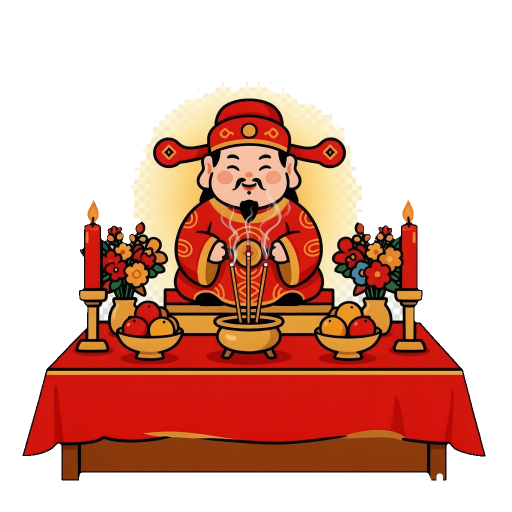
#> input picture assets/images/caishen_shrine.png, 1024 x 1024 px, found by its file name (shown at 1/2 size)
$ python diag_assets.py
#> lines starting #> are read from the running program, lines starting #| are printed output that depends on the picture
#!/usr/bin/env python3
"""诊断去水印区域：量化原始图 vs 当前图的右下角水印区颜色分布。

判断盲填色是否安全的核心指标：
- 原始图水印区 std 低（<~15/通道）→ 平坦背景，填色安全自然
- 原始图水印区 std 高（>~30）→ 有真实纹理/细节，盲填会留下纯色矩形露馅
- 当前图水印区 std≈0 → 确认是纯色平填（即存在露馅风险）
"""
from pathlib import Path
from PIL import Image

repo = Path("/home/dillon/Digital-Caishen")
backup = repo / "assets" / "source" / "clean_backup"
images = repo / "assets" / "images"

# (mask_x0, mask_y0, sample_y0, sample_y1)
repairs = {
    "caishen_shrine.png": (700, 960, 940, 960),
    "caishen_shrine_idle.png": (700, 960, 940, 960),
    "gold_ingot.png": (700, 900, 860, 900),
}


def stats(pixels, x0, y0, x1, y1):
    rs = gs = bs = rs2 = gs2 = bs2 = n = 0
    for y in range(y0, y1):
        for x in range(x0, x1):
            r, g, b = pixels[x, y]
            rs += r; gs += g; bs += b
            rs2 += r * r; gs2 += g * g; bs2 += b * b
            n += 1
    if n == 0:
        return (0, 0, 0), (0, 0, 0)
    mr, mg, mb = rs / n, gs / n, bs / n
    sr = (max(0.0, rs2 / n - mr * mr)) ** 0.5
    sg = (max(0.0, gs2 / n - mg * mg)) ** 0.5
    sb = (max(0.0, bs2 / n - mb * mb)) ** 0.5
    return (mr, mg, mb), (sr, sg, sb)


def fmt(c):
    return "/".join(f"{v:.1f}" for v in c)


for name, (mx, my, sy0, sy1) in repairs.items():
    orig = Image.open(backup / name).convert("RGB")
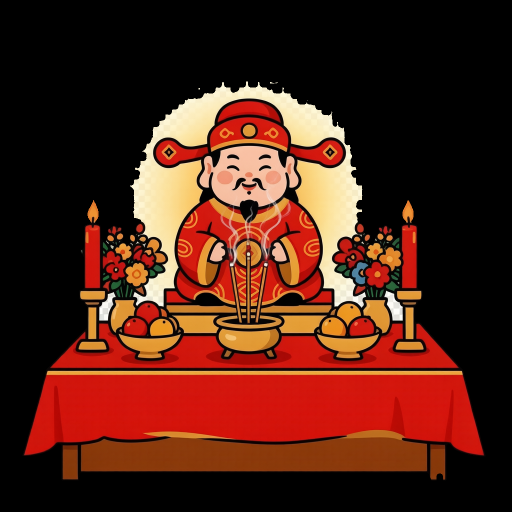
#> orig: PIL image 1024x1024 RGB (shown at 1/2 size); mean R, G, B 81.2, 34.8, 21.4
    cur = Image.open(images / name).convert("RGB")
    op, cp = orig.load(), cur.load()
    w, h = orig.size
#> w = 1024; h = 1024

    omean, ostd = stats(op, mx, my, w, h)
#> omean = (0.011, 0.00584, 0.00391); ostd = (0.413, 0.215, 0.144)
    cmean, cstd = stats(cp, mx, my, w, h)
#> cmean = (0.011, 0.00584, 0.00391); cstd = (0.413, 0.215, 0.144)
    smean, sstd = stats(op, mx, sy0, w, sy1)  # 水印上方干净背景样本
#> smean = (17.7, 7.8, 2.53); sstd = (42.66, 18.88, 6.37)

    print(f"== {name} ({w}x{h}) ==")
#| == caishen_shrine.png (1024x1024) ==
    print(f"  原始 水印区 : mean={fmt(omean)}  std={fmt(ostd)}")
#|   原始 水印区 : mean=0.0/0.0/0.0  std=0.4/0.2/0.1
    print(f"  原始 上方样本: mean={fmt(smean)}  std={fmt(sstd)}")
#|   原始 上方样本: mean=17.7/7.8/2.5  std=42.7/18.9/6.4
    print(f"  当前 水印区 : mean={fmt(cmean)}  std={fmt(cstd)}")
#|   当前 水印区 : mean=0.0/0.0/0.0  std=0.4/0.2/0.1
    # 判定
    verdict = "安全(平坦背景)" if ostd[0] < 15 and ostd[1] < 15 and ostd[2] < 15 else "危险(有细节纹理)"
#> verdict = '安全(平坦背景)'
    print(f"  盲填判定   : {verdict}  | 当前已平填(std~0={cstd[0]<2})")
#|   盲填判定   : 安全(平坦背景)  | 当前已平填(std~0=True)
#> pass 3 of the loop `for name, (mx, my, sy0, sy1) in repairs.items():`:
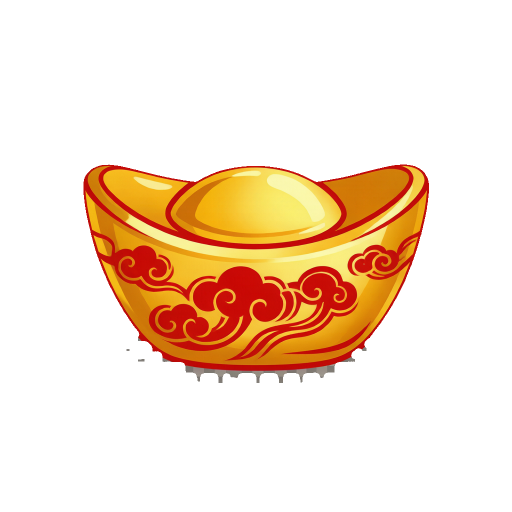
#> input picture assets/images/gold_ingot.png, 1024 x 1024 px, found by its file name (shown at 1/2 size)
#> `orig = Image.open(backup / name).convert("RGB")`:
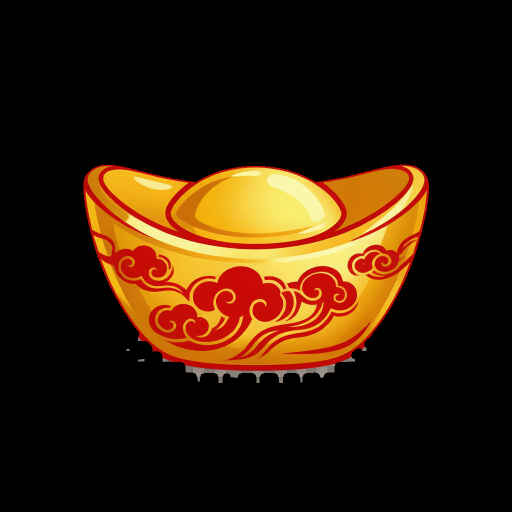
#> orig: PIL image 1024x1024 RGB (shown at 1/2 size); mean R, G, B 48.6, 27.1, 8.1
#> omean = (0, 0, 0)
#| == gold_ingot.png (1024x1024) ==
#|   原始 水印区 : mean=0.0/0.0/0.0  std=0.0/0.0/0.0
#|   原始 上方样本: mean=0.0/0.0/0.0  std=0.0/0.0/0.0
#|   当前 水印区 : mean=0.0/0.0/0.0  std=0.0/0.0/0.0
#> verdict = '安全(平坦背景)'
#|   盲填判定   : 安全(平坦背景)  | 当前已平填(std~0=True)
    print()
